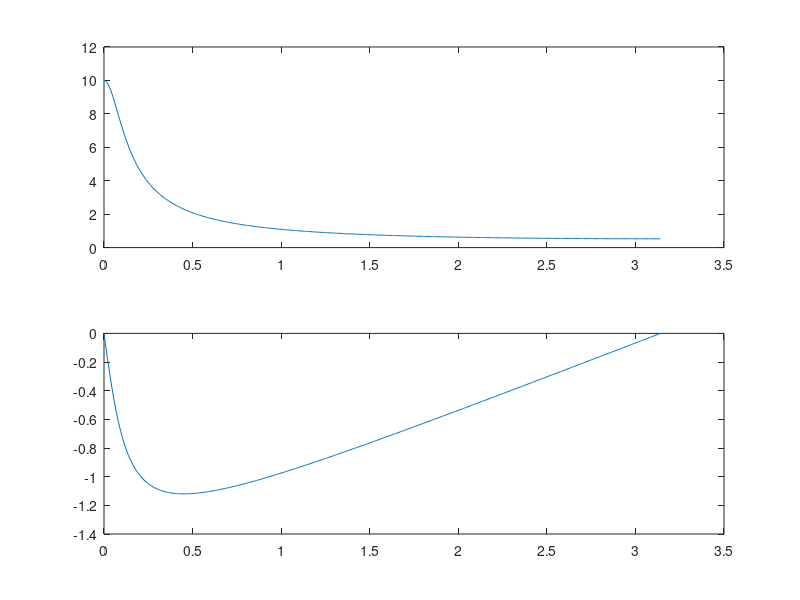

Write the MATLAB code that produced this figure.
% Ex3_13
% 한밭대학교 20191780 육정훈

w = [0:1:500]*pi/500;
H = exp(i*w) ./ (exp(i*w) - 0.9*ones(1, 501));
mag = abs(H);
ang = angle(H);
subplot(2, 1, 1); plot(w, mag);
subplot(2, 1, 2); plot(w, ang);
